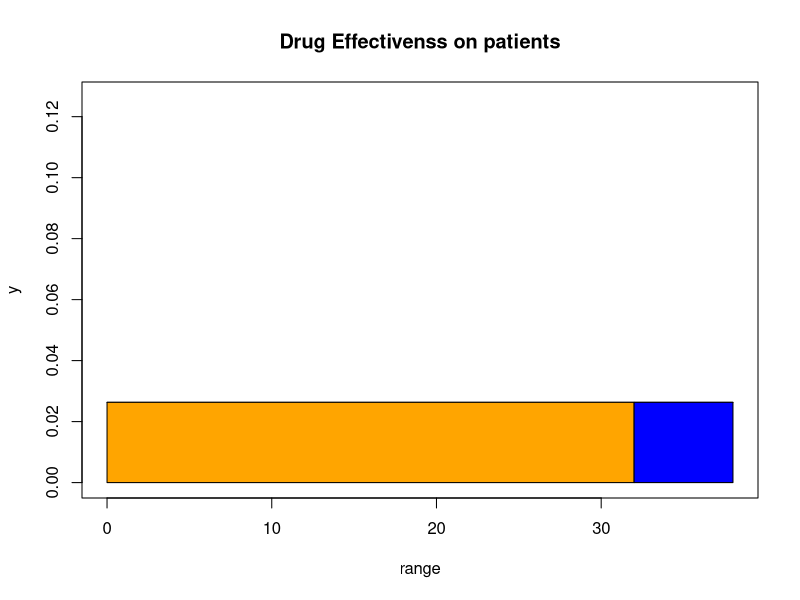
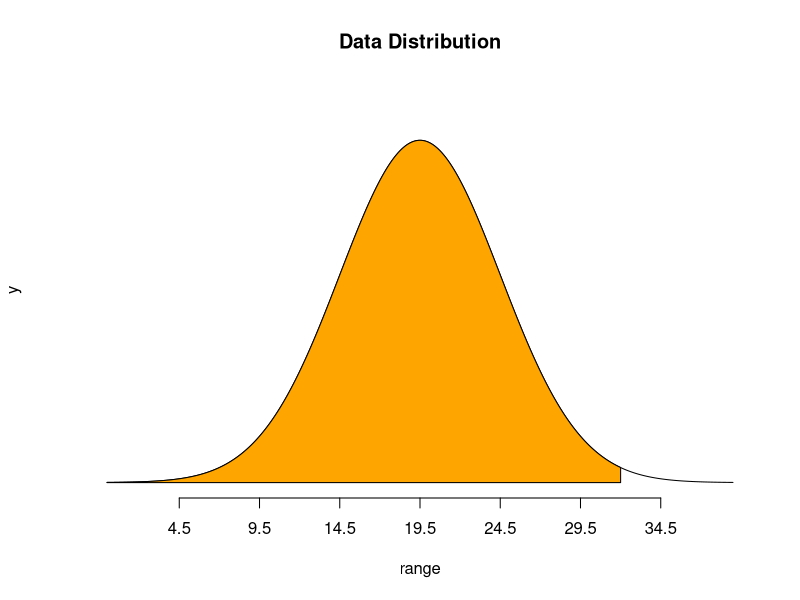

The R source for these figures, in order: (Note: this script raises an error after producing the figures.)
###################################################
# 1.a (optional understanding)
a=0;benefit=38; total=32;range=seq(a,benefit,0.1)
y=dunif(range, a, benefit)
plot(range, y, type = 'l', ylim = c(0, max(y)+0.1), main = 'Drug Effectivenss on patients')
coda=c(a, seq(a, total, 0.1),total); codb=c(0, dunif(seq(a, total, 0.1), a, benefit),0)
polygon(coda, codb, col='orange')
ccordinate=c(total, seq(total, benefit, 0.1),benefit)
dcordinate=c(0, dunif(seq(total, benefit, 0.1), a, benefit),0)
polygon(ccordinate, dcordinate, col='blue')
punif(total,a,benefit)*100
(1-punif(total,a,benefit))*100  

# 1.a 
datamean=mean(seq(1, 38));mu=datamean ;sigma=5; total=32
range=seq(0, datamean*2, 0.01); y=dnorm(range, mu, sigma)
plot(range, y, main='Data Distribution', type='l', ylim = c(0, max(y)+0.01), axes=FALSE)
axis(1, at=seq(mu-3*sigma, mu+3*sigma,sigma))

coda=c(0, seq(min(range),total, 0.01),total)
codb=c(0, dnorm(seq(min(range), total, 0.01), mu, sigma),0)
polygon(coda, codb, col='orange')

ccordinate=c(total, seq(total,max(range), 0.01),benefit)
dcordinate=c(0, dnorm(seq(tatal,max(range), 0.01), mu, sigma),0)
polygon(ccordinate, dcordinate, col='blue')

bmean1=punif(tatal,0,38)*100 #benifited people in percentage
nbmean1=100-bmean1

#################################################
# Problem 1.b
datamean=44/2; mu1=datamean; sigma1=5 ; tatal=39
range=seq(0, datamean*2, 0.01)
y=dnorm(range, mu1, sigma1)
plot(range, y, main='Data Distribution', type='l', ylim = c(0, max(y)+0.01), axes=FALSE)
axis(1, at=seq(mu1-3*sigma1, mu1+3*sigma1,sigma1))
#total values benifit people
coda=c(0, seq(min(range),tatal, 0.01),tatal)
codb=c(0, dnorm(seq(min(range), tatal, 0.01), mu1, sigma1),0)
polygon(coda, codb, col='orange')
#not benifit people
ccordinate=c(tatal, seq(tatal,max(range), 0.01),benefit)
dcordinate=c(0, dnorm(seq(tatal,max(range), 0.01), mu1, sigma1),0)
polygon(ccordinate, dcordinate, col='red')

#area of left and right
bmean2=punif(tatal,0,44)*100 #benefited people in percentage
nbmean2=100-bmean2
bmean2
nbmean2
#Difference of Benifitted 
bmean= bmean2-bmean1
cat('percentage of Benefited second drug over first one is:',bmean,'%')

#95% Credible interval difference of 
intdiff=qnorm(0.95,(mu+mu1)/2,(sigma+sigma1)/2)
cat('Creditable interval difference of 95% is:', intdiff)
  